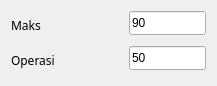
     <widget class="QWidget" name="formLayoutWidget_3">
      <property name="geometry">
       <rect>
        <x>30</x>
        <y>631</y>
        <width>201</width>
        <height>71</height>
       </rect>
      </property>
      <layout class="QFormLayout" name="formLayout_23">
       <item row="0" column="0">
        <widget class="QLabel" name="label_15">
         <property name="minimumSize">
          <size>
           <width>112</width>
           <height>29</height>
          </size>
         </property>
         <property name="maximumSize">
          <size>
           <width>112</width>
           <height>29</height>
          </size>
         </property>
         <property name="font">
          <font>
           <family>Biryani</family>
          </font>
         </property>
         <property name="text">
          <string>Maks</string>
         </property>
        </widget>
       </item>
       <item row="0" column="1">
        <widget class="QLineEdit" name="input_kec_max_kmh">
         <property name="minimumSize">
          <size>
           <width>77</width>
           <height>24</height>
          </size>
         </property>
         <property name="maximumSize">
          <size>
           <width>77</width>
           <height>24</height>
          </size>
         </property>
         <property name="text">
          <string>90</string>
         </property>
        </widget>
       </item>
       <item row="1" column="1">
        <widget class="QLineEdit" name="input_kec_ops_kmh">
         <property name="minimumSize">
          <size>
           <width>77</width>
           <height>24</height>
          </size>
         </property>
         <property name="maximumSize">
          <size>
           <width>77</width>
           <height>24</height>
          </size>
         </property>
         <property name="text">
          <string>50</string>
         </property>
        </widget>
       </item>
       <item row="1" column="0">
        <widget class="QLabel" name="label_34">
         <property name="minimumSize">
          <size>
           <width>112</width>
           <height>29</height>
          </size>
         </property>
         <property name="maximumSize">
          <size>
           <width>112</width>
           <height>29</height>
          </size>
         </property>
         <property name="font">
          <font>
           <family>Biryani</family>
          </font>
         </property>
         <property name="text">
          <string>Operasi</string>
         </property>
        </widget>
       </item>
      </layout>
     </widget>
